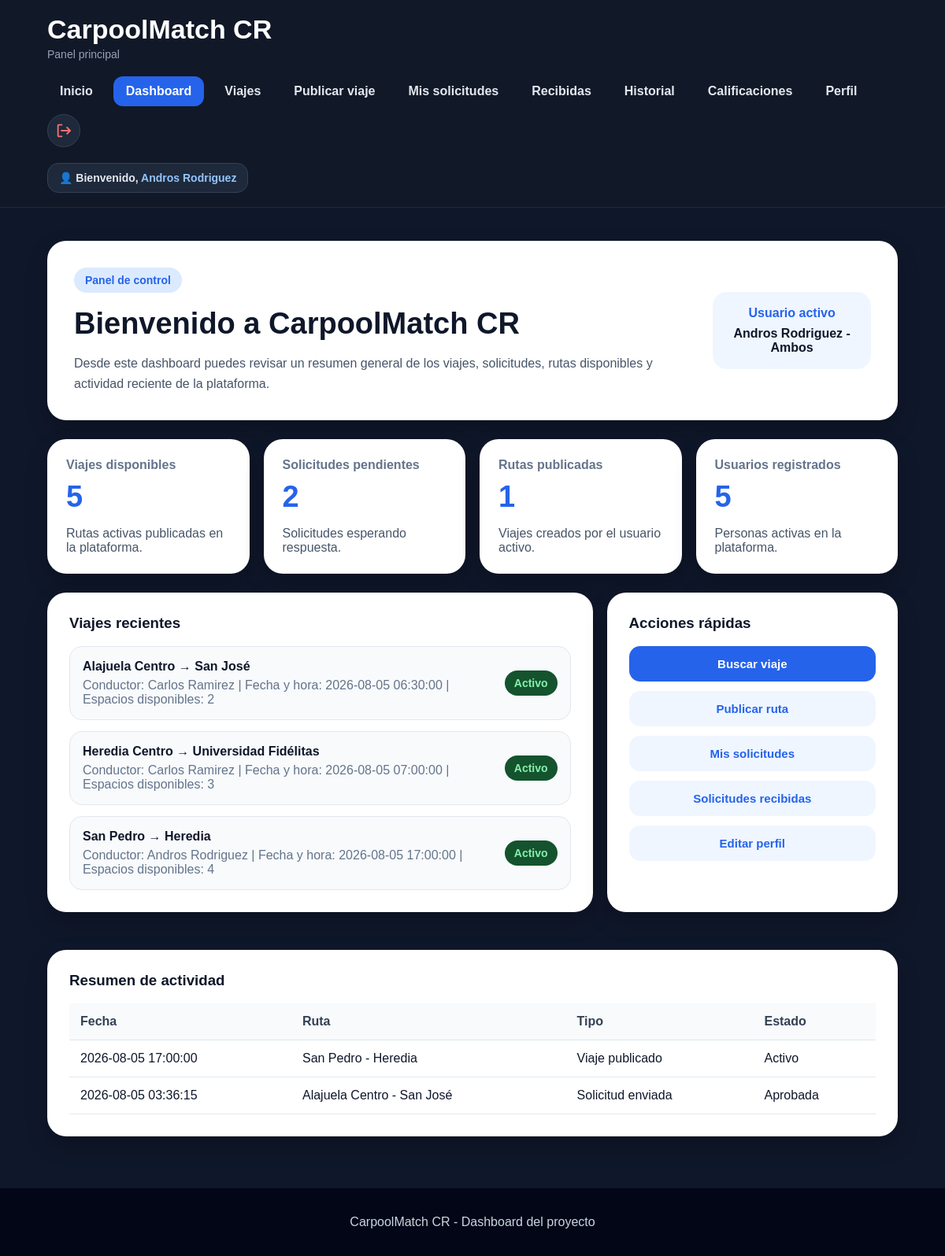
The page /dashboard.php (signed in) on the database its author committed.
### tables this page shows
CREATE TABLE viajes (
    id_viaje INT AUTO_INCREMENT PRIMARY KEY,
    id_conductor INT NOT NULL,
    punto_salida VARCHAR(150) NOT NULL,
    destino VARCHAR(150) NOT NULL,
    fecha_hora DATETIME NOT NULL,
    asientos_disponibles INT NOT NULL,
    observaciones TEXT,
    estado ENUM('Activo', 'Completo', 'Cancelado') DEFAULT 'Activo',
    fecha_publicacion TIMESTAMP DEFAULT CURRENT_TIMESTAMP,
    FOREIGN KEY (id_conductor) REFERENCES usuarios(id_usuario)
);

CREATE TABLE usuarios (
    id_usuario INT AUTO_INCREMENT PRIMARY KEY,
    nombre VARCHAR(100) NOT NULL,
    correo VARCHAR(120) NOT NULL UNIQUE,
    telefono VARCHAR(8) NOT NULL,
    tipo_usuario ENUM('Conductor', 'Pasajero', 'Ambos') NOT NULL,
    contrasena VARCHAR(255) NOT NULL,
    fecha_registro TIMESTAMP DEFAULT CURRENT_TIMESTAMP,
    reputacion DECIMAL(3,2) DEFAULT 5.00,
    estado ENUM('Activo', 'Inactivo') DEFAULT 'Activo'
);

### dashboard.php (the view, shortened to what this page needs)
<?php
include "php/conexion.php";
$idUsuario = $_SESSION["id_usuario"];
$nombreUsuario = $_SESSION["nombre"];
$tipoUsuario = $_SESSION["tipo_usuario"];
$consultaViajesDisponibles = "SELECT COUNT(*) AS total FROM viajes WHERE estado = 'Activo'";
$resultadoViajesDisponibles = mysqli_query($conexion, $consultaViajesDisponibles);
$viajesDisponibles = mysqli_fetch_assoc($resultadoViajesDisponibles)["total"];
$consultaSolicitudesPendientes = "SELECT COUNT(*) AS total
                                  FROM solicitudes
                                  WHERE estado_solicitud = 'Pendiente'";
$resultadoSolicitudesPendientes = mysqli_query($conexion, $consultaSolicitudesPendientes);
$solicitudesPendientes = mysqli_fetch_assoc($resultadoSolicitudesPendientes)["total"];
$consultaRutasPublicadas = "SELECT COUNT(*) AS total
                            FROM viajes
                            WHERE id_conductor = ?";
$stmtRutas = mysqli_prepare($conexion, $consultaRutasPublicadas);
mysqli_stmt_bind_param($stmtRutas, "i", $idUsuario);
mysqli_stmt_execute($stmtRutas);
$resultadoRutas = mysqli_stmt_get_result($stmtRutas);
$rutasPublicadas = mysqli_fetch_assoc($resultadoRutas)["total"];
$consultaUsuariosRegistrados = "SELECT COUNT(*) AS total FROM usuarios";
$resultadoUsuariosRegistrados = mysqli_query($conexion, $consultaUsuariosRegistrados);
$usuariosRegistrados = mysqli_fetch_assoc($resultadoUsuariosRegistrados)["total"];
$consultaViajesRecientes = "SELECT viajes.punto_salida,
                                   viajes.destino,
                                   viajes.fecha_hora,
                                   viajes.asientos_disponibles,
                                   viajes.estado,
                                   usuarios.nombre AS nombre_conductor
                            FROM viajes
                            INNER JOIN usuarios ON viajes.id_conductor = usuarios.id_usuario
                            WHERE viajes.estado = 'Activo'
                            ORDER BY viajes.fecha_hora ASC
                            LIMIT 3";
$resultadoViajesRecientes = mysqli_query($conexion, $consultaViajesRecientes);
$consultaActividad = "SELECT viajes.punto_salida,
                            viajes.destino,
                            viajes.fecha_hora,
                            viajes.estado,
                            'Viaje publicado' AS tipo
                     FROM viajes
                     WHERE id_conductor = ?
                     UNION
                     SELECT viajes.punto_salida,
                            viajes.destino,
                            solicitudes.fecha_solicitud AS fecha_hora,
                            solicitudes.estado_solicitud AS estado,
                            'Solicitud enviada' AS tipo
                     FROM solicitudes
                     INNER JOIN viajes ON solicitudes.id_viaje = viajes.id_viaje
                     WHERE solicitudes.id_pasajero = ?
                     ORDER BY fecha_hora DESC
                     LIMIT 4";
$stmtActividad = mysqli_prepare($conexion, $consultaActividad);
mysqli_stmt_bind_param($stmtActividad, "ii", $idUsuario, $idUsuario);
mysqli_stmt_execute($stmtActividad);
$resultadoActividad = mysqli_stmt_get_result($stmtActividad);
?>
<!DOCTYPE html>
<html lang="es">
<head>
    <link rel="stylesheet" href="css/style.css">
</head>
<body>
    <header class="header">
        <div class="brand">
            <h1>CarpoolMatch CR</h1>
            <p>Panel principal</p>
        </div>
        <nav class="nav">
            <a href="index.html">Inicio</a>
            <a href="dashboard.php" class="nav-btn">Dashboard</a>
            <a href="viajes.php">Viajes</a>
            <a href="publicar-viaje.php">Publicar viaje</a>
            <a href="solicitudes.php">Mis solicitudes</a>
            <a href="solicitudes-recibidas.php">Recibidas</a>
            <a href="historial.php">Historial</a>
            <a href="calificaciones.php">Calificaciones</a>
            <a href="perfil.php">Perfil</a>
            <a href="php/logout.php" class="logout-icon" title="Cerrar sesión">
                <svg viewBox="0 0 24 24">
                    <path d="M10 3H5c-1.1 0-2 .9-2 2v14c0 1.1.9 2 2 2h5v-2H5V5h5V3z"></path>
                    <path d="M16.6 17.6 15.2 16.2 18.4 13H8v-2h10.4l-3.2-3.2 1.4-1.4L22.2 12z"></path>
                </svg>
            </a>
        </nav>
        <div class="usuario-header">
            👤 Bienvenido, <span><?php echo $nombreUsuario; ?></span>
        </div>
    </header>
    <main class="dashboard container">
        <section class="dashboard-welcome card">
            <div>
                <span class="tag">Panel de control</span>
                <h2>Bienvenido a CarpoolMatch CR</h2>
                <p>
                    Desde este dashboard puedes revisar un resumen general de los viajes,
                    solicitudes, rutas disponibles y actividad reciente de la plataforma.
                </p>
            </div>
            <div class="dashboard-user">
                <strong>Usuario activo</strong>
                <span><?php echo $nombreUsuario . " - " . $tipoUsuario; ?></span>
            </div>
        </section>
        <section class="dashboard-stats">
            <article class="dashboard-card card">
                <span>Viajes disponibles</span>
                <strong><?php echo $viajesDisponibles; ?></strong>
                <p>Rutas activas publicadas en la plataforma.</p>
            </article>
            <article class="dashboard-card card">
                <span>Solicitudes pendientes</span>
                <strong><?php echo $solicitudesPendientes; ?></strong>
                <p>Solicitudes esperando respuesta.</p>
            </article>
            <article class="dashboard-card card">
                <span>Rutas publicadas</span>
                <strong><?php echo $rutasPublicadas; ?></strong>
                <p>Viajes creados por el usuario activo.</p>
            </article>
            <article class="dashboard-card card">
                <span>Usuarios registrados</span>
                <strong><?php echo $usuariosRegistrados; ?></strong>
                <p>Personas activas en la plataforma.</p>
            </article>
        </section>
        <section class="dashboard-grid">
            <article class="card dashboard-section">
                <h3>Viajes recientes</h3>
                <div class="dashboard-list">
                    <?php if (mysqli_num_rows($resultadoViajesRecientes) > 0) { ?>
                        <?php while ($viaje = mysqli_fetch_assoc($resultadoViajesRecientes)) { ?>
                            <div class="dashboard-item">
                                <div>
                                    <strong>
                                        <?php echo $viaje["punto_salida"]; ?> → <?php echo $viaje["destino"]; ?>
                                    </strong>
                                    <p>
                                        Conductor: <?php echo $viaje["nombre_conductor"]; ?> |
                                        Fecha y hora: <?php echo $viaje["fecha_hora"]; ?> |
                                        Espacios disponibles: <?php echo $viaje["asientos_disponibles"]; ?>
                                    </p>
                                </div>
                                <span class="status">
                                    <?php echo $viaje["estado"]; ?>
                                </span>
                            </div>
                        <?php } ?>
                    <?php } else { ?>
                        <p>No hay viajes recientes disponibles.</p>
                    <?php } ?>
                </div>
            </article>
            <article class="card dashboard-section">
                <h3>Acciones rápidas</h3>
                <div class="quick-actions">
                    <a href="viajes.php" class="btn btn-primary full">Buscar viaje</a>
                    <a href="publicar-viaje.php" class="btn btn-secondary full">Publicar ruta</a>
                    <a href="solicitudes.php" class="btn btn-secondary full">Mis solicitudes</a>
                    <a href="solicitudes-recibidas.php" class="btn btn-secondary full">Solicitudes recibidas</a>
                    <a href="perfil.php" class="btn btn-secondary full">Editar perfil</a>
                </div>
            </article>
        </section>
        <section class="card dashboard-section">
            <h3>Resumen de actividad</h3>
            <table class="dashboard-table">
                <thead>
                    <tr>
                        <th>Fecha</th>
                        <th>Ruta</th>
                        <th>Tipo</th>
                        <th>Estado</th>
                    </tr>
                </thead>
                <tbody>
                    <?php if (mysqli_num_rows($resultadoActividad) > 0) { ?>
                        <?php while ($actividad = mysqli_fetch_assoc($resultadoActividad)) { ?>
                            <tr>
                                <td><?php echo $actividad["fecha_hora"]; ?></td>
                                <td><?php echo $actividad["punto_salida"]; ?> - <?php echo $actividad["destino"]; ?></td>
                                <td><?php echo $actividad["tipo"]; ?></td>
                                <td><?php echo $actividad["estado"]; ?></td>
                            </tr>
                        <?php } ?>
                    <?php } else { ?>
                        <tr>
                            <td colspan="4">No hay actividad registrada todavía.</td>
                        </tr>
                    <?php } ?>
                </tbody>
            </table>
        </section>
    </main>
    <footer class="footer">
        <p>CarpoolMatch CR - Dashboard del proyecto</p>
    </footer>
</body>
</html>

### css/style.css (style rules this page uses)
* { box-sizing: border-box; }
body { margin: 0; font-family: Arial, Helvetica, sans-serif; background: #0f172a; color: #f8fafc; }
a { text-decoration: none; }
.container { width: 90%; max-width: 1180px; margin: 0 auto; }
.header { background: #111827; border-bottom: 1px solid #1f2937; padding: 18px 5%; display: flex; justify-content: space-between; align-items: center; gap: 20px; flex-wrap: wrap; position: sticky; top: 0; z-index: 10; }
.brand h1 { margin: 0; font-size: 34px; color: white; }
.brand p { margin: 4px 0 0; color: #94a3b8; font-size: 14px; }
.nav { display: flex; gap: 10px; flex-wrap: wrap; align-items: center; }
.nav a { color: #e2e8f0; padding: 10px 16px; border-radius: 12px; font-weight: bold; transition: 0.2s; }
.nav-btn { background: #2563eb; color: white !important; }
.btn { padding: 14px 22px; border-radius: 14px; font-weight: bold; display: inline-block; border: none; cursor: pointer; font-size: 15px; text-align: center; }
.btn-primary { background: #2563eb; color: white; }
.btn-secondary { background: #eff6ff; color: #2563eb; }
.full { width: 100%; }
.card { background: white; color: #0f172a; border-radius: 24px; box-shadow: 0 12px 28px rgba(0, 0, 0, 0.22); }
.tag { display: inline-block; background: #dbeafe; color: #2563eb; padding: 8px 14px; border-radius: 999px; font-size: 14px; font-weight: bold; }
.status { background: #14532d; color: #86efac; padding: 8px 12px; border-radius: 999px; font-weight: bold; font-size: 14px; }
.footer { background: #020617; color: #cbd5e1; text-align: center; padding: 18px; }
.dashboard { padding: 42px 0; }
.dashboard-welcome { padding: 34px; display: flex; justify-content: space-between; align-items: center; gap: 24px; margin-bottom: 24px; }
.dashboard-welcome h2 { color: #0f172a; font-size: 38px; margin: 18px 0 12px; }
.dashboard-welcome p { color: #475569; line-height: 1.6; margin-bottom: 0; }
.dashboard-user { background: #eff6ff; color: #2563eb; padding: 18px; border-radius: 18px; min-width: 190px; text-align: center; }
.dashboard-user strong { display: block; margin-bottom: 8px; }
.dashboard-user span { color: #0f172a; font-weight: bold; }
.dashboard-stats { display: grid; grid-template-columns: repeat(4, 1fr); gap: 18px; margin-bottom: 24px; }
.dashboard-card { padding: 24px; }
.dashboard-card span { color: #64748b; font-weight: bold; }
.dashboard-card strong { display: block; color: #2563eb; font-size: 38px; margin: 10px 0; }
.dashboard-card p { color: #475569; margin-bottom: 0; }
.dashboard-grid { display: grid; grid-template-columns: 1.5fr 0.8fr; gap: 18px; margin-bottom: 24px; }
.dashboard-section { padding: 28px; margin-bottom: 24px; }
.dashboard-section h3 { color: #0f172a; margin-top: 0; margin-bottom: 18px; }
.dashboard-list { display: grid; gap: 14px; }
.dashboard-item { background: #f8fafc; border: 1px solid #e2e8f0; padding: 16px; border-radius: 16px; display: flex; justify-content: space-between; align-items: center; gap: 15px; }
.dashboard-item strong { color: #0f172a; }
.dashboard-item p { color: #64748b; margin: 6px 0 0; }
.quick-actions { display: grid; gap: 12px; }
.dashboard-table { width: 100%; border-collapse: collapse; }
.dashboard-table th, .dashboard-table td { padding: 14px; text-align: left; border-bottom: 1px solid #e2e8f0; color: #0f172a; }
.dashboard-table th { background: #f8fafc; color: #334155; }
.usuario-header { background: #1e293b; color: #e2e8f0; padding: 10px 14px; border-radius: 14px; font-size: 14px; font-weight: bold; border: 1px solid #334155; }
.usuario-header span { color: #93c5fd; }
.logout-icon { width: 42px; height: 42px; display: grid !important; place-items: center; border-radius: 50% !important; background: #1e293b; border: 1px solid #334155; padding: 0 !important; }
.logout-icon svg { width: 22px; height: 22px; fill: #f87171; }

### rows shown on the page
viajes: punto_salida "Alajuela Centro", destino "San José", id_conductor.nombre "Carlos Ramirez", fecha_hora "2026-08-05 06:30:00", asientos_disponibles "2", estado "Activo"
viajes: punto_salida "Heredia Centro", destino "Universidad Fidélitas", id_conductor.nombre "Carlos Ramirez", fecha_hora "2026-08-05 07:00:00", asientos_disponibles "3", estado "Activo"
viajes: punto_salida "San Pedro", destino "Heredia", id_conductor.nombre "Andros Rodriguez", fecha_hora "2026-08-05 17:00:00", asientos_disponibles "4", estado "Activo"

### other values the page prints
$nombreUsuario "Andros Rodriguez"
$tipoUsuario "Ambos"
$viajesDisponibles "5"
$solicitudesPendientes "2"
$rutasPublicadas "1"
$usuariosRegistrados "5"
$actividad["fecha_hora"] "2026-08-05 17:00:00"
$actividad["punto_salida"] "San Pedro"
$actividad["destino"] "Heredia"
$actividad["tipo"] "Viaje publicado"
$actividad["estado"] "Activo"
$actividad["fecha_hora"] "2026-08-05 03:36:15"
$actividad["punto_salida"] "Alajuela Centro"
$actividad["destino"] "San José"
$actividad["tipo"] "Solicitud enviada"
